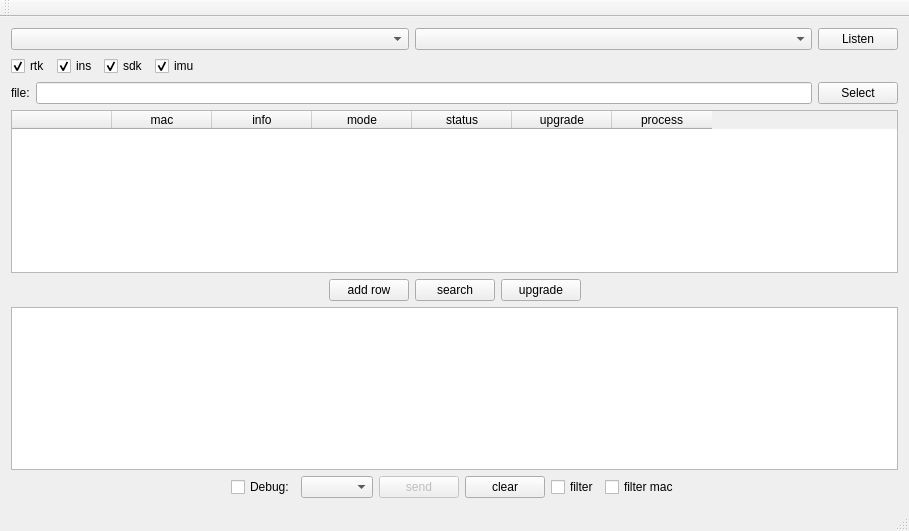
<?xml version="1.0" encoding="UTF-8"?>
<ui version="4.0">
 <class>Ins401Class</class>
 <widget class="QMainWindow" name="Ins401Class">
  <property name="geometry">
   <rect>
    <x>0</x>
    <y>0</y>
    <width>909</width>
    <height>531</height>
   </rect>
  </property>
  <property name="windowTitle">
   <string>Ins401</string>
  </property>
  <widget class="QWidget" name="centralWidget">
   <layout class="QVBoxLayout" name="verticalLayout">
    <item>
     <layout class="QHBoxLayout" name="horizontalLayout" stretch="1,1,0">
      <item>
       <widget class="QComboBox" name="devs_comboBox"/>
      </item>
      <item>
       <widget class="QComboBox" name="mac_comboBox"/>
      </item>
      <item>
       <widget class="QPushButton" name="listen_pushButton">
        <property name="text">
         <string>Listen</string>
        </property>
       </widget>
      </item>
     </layout>
    </item>
    <item>
     <layout class="QHBoxLayout" name="horizontalLayout_5">
      <item>
       <widget class="QCheckBox" name="rtk_checkBox">
        <property name="text">
         <string>rtk</string>
        </property>
        <property name="checked">
         <bool>true</bool>
        </property>
       </widget>
      </item>
      <item>
       <widget class="QCheckBox" name="ins_checkBox">
        <property name="text">
         <string>ins</string>
        </property>
        <property name="checked">
         <bool>true</bool>
        </property>
       </widget>
      </item>
      <item>
       <widget class="QCheckBox" name="sdk_checkBox">
        <property name="text">
         <string>sdk</string>
        </property>
        <property name="checked">
         <bool>true</bool>
        </property>
       </widget>
      </item>
      <item>
       <widget class="QCheckBox" name="imu_checkBox">
        <property name="text">
         <string>imu</string>
        </property>
        <property name="checked">
         <bool>true</bool>
        </property>
       </widget>
      </item>
      <item>
       <spacer name="horizontalSpacer_5">
        <property name="orientation">
         <enum>Qt::Horizontal</enum>
        </property>
        <property name="sizeHint" stdset="0">
         <size>
          <width>40</width>
          <height>20</height>
         </size>
        </property>
       </spacer>
      </item>
     </layout>
    </item>
    <item>
     <layout class="QHBoxLayout" name="horizontalLayout_3">
      <item>
       <widget class="QLabel" name="label">
        <property name="text">
         <string>file:</string>
        </property>
       </widget>
      </item>
      <item>
       <widget class="QLineEdit" name="file_lineEdit"/>
      </item>
      <item>
       <widget class="QPushButton" name="select_pushButton">
        <property name="text">
         <string>Select</string>
        </property>
       </widget>
      </item>
     </layout>
    </item>
    <item>
     <widget class="QTableWidget" name="devs_tableWidget">
      <property name="editTriggers">
       <set>QAbstractItemView::NoEditTriggers</set>
      </property>
      <property name="selectionBehavior">
       <enum>QAbstractItemView::SelectRows</enum>
      </property>
      <column>
       <property name="text">
        <string/>
       </property>
      </column>
      <column>
       <property name="text">
        <string>mac</string>
       </property>
      </column>
      <column>
       <property name="text">
        <string>info</string>
       </property>
      </column>
      <column>
       <property name="text">
        <string>mode</string>
       </property>
      </column>
      <column>
       <property name="text">
        <string>status</string>
       </property>
      </column>
      <column>
       <property name="text">
        <string>upgrade</string>
       </property>
      </column>
      <column>
       <property name="text">
        <string>process</string>
       </property>
      </column>
     </widget>
    </item>
    <item>
     <layout class="QHBoxLayout" name="horizontalLayout_4">
      <item>
       <spacer name="horizontalSpacer_3">
        <property name="orientation">
         <enum>Qt::Horizontal</enum>
        </property>
        <property name="sizeHint" stdset="0">
         <size>
          <width>40</width>
          <height>20</height>
         </size>
        </property>
       </spacer>
      </item>
      <item>
       <widget class="QPushButton" name="add_row_pushButton">
        <property name="text">
         <string>add row</string>
        </property>
       </widget>
      </item>
      <item>
       <widget class="QPushButton" name="search_pushButton">
        <property name="text">
         <string>search</string>
        </property>
       </widget>
      </item>
      <item>
       <widget class="QPushButton" name="upgrade_pushButton">
        <property name="text">
         <string>upgrade</string>
        </property>
       </widget>
      </item>
      <item>
       <spacer name="horizontalSpacer_4">
        <property name="orientation">
         <enum>Qt::Horizontal</enum>
        </property>
        <property name="sizeHint" stdset="0">
         <size>
          <width>40</width>
          <height>20</height>
         </size>
        </property>
       </spacer>
      </item>
     </layout>
    </item>
    <item>
     <widget class="QPlainTextEdit" name="log_plainTextEdit"/>
    </item>
    <item>
     <layout class="QHBoxLayout" name="horizontalLayout_2">
      <item>
       <spacer name="horizontalSpacer">
        <property name="orientation">
         <enum>Qt::Horizontal</enum>
        </property>
        <property name="sizeHint" stdset="0">
         <size>
          <width>40</width>
          <height>20</height>
         </size>
        </property>
       </spacer>
      </item>
      <item>
       <widget class="QCheckBox" name="debug_checkBox">
        <property name="text">
         <string>Debug:</string>
        </property>
       </widget>
      </item>
      <item>
       <widget class="QComboBox" name="cmd_comboBox"/>
      </item>
      <item>
       <widget class="QPushButton" name="send_pushButton">
        <property name="enabled">
         <bool>false</bool>
        </property>
        <property name="text">
         <string>send</string>
        </property>
       </widget>
      </item>
      <item>
       <widget class="QPushButton" name="clear_pushButton">
        <property name="text">
         <string>clear</string>
        </property>
       </widget>
      </item>
      <item>
       <widget class="QCheckBox" name="filter_checkBox">
        <property name="text">
         <string>filter</string>
        </property>
       </widget>
      </item>
      <item>
       <widget class="QCheckBox" name="filter_mac_checkBox">
        <property name="text">
         <string>filter mac</string>
        </property>
       </widget>
      </item>
      <item>
       <spacer name="horizontalSpacer_2">
        <property name="orientation">
         <enum>Qt::Horizontal</enum>
        </property>
        <property name="sizeHint" stdset="0">
         <size>
          <width>40</width>
          <height>20</height>
         </size>
        </property>
       </spacer>
      </item>
     </layout>
    </item>
   </layout>
  </widget>
  <widget class="QMenuBar" name="menuBar">
   <property name="geometry">
    <rect>
     <x>0</x>
     <y>0</y>
     <width>909</width>
     <height>30</height>
    </rect>
   </property>
  </widget>
  <widget class="QToolBar" name="mainToolBar">
   <attribute name="toolBarArea">
    <enum>TopToolBarArea</enum>
   </attribute>
   <attribute name="toolBarBreak">
    <bool>false</bool>
   </attribute>
  </widget>
  <widget class="QStatusBar" name="statusBar"/>
 </widget>
 <layoutdefault spacing="6" margin="11"/>
 <resources>
  <include location="Ins401.qrc"/>
 </resources>
 <connections/>
</ui>
